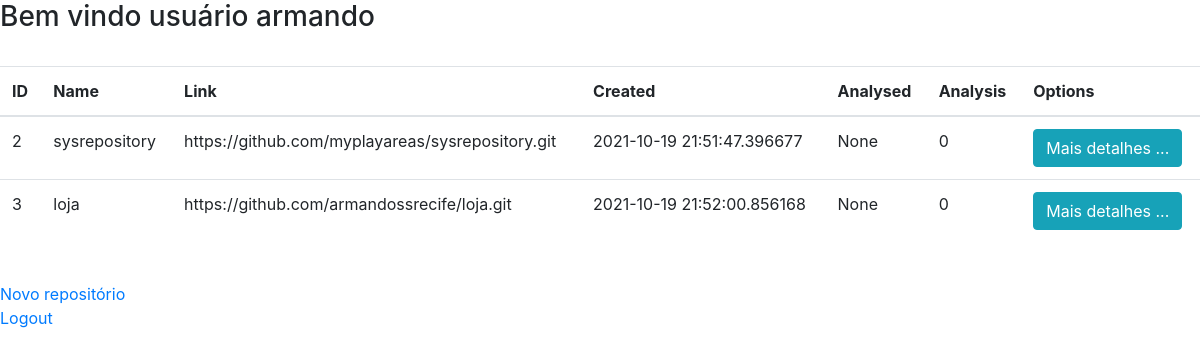
The app's page /home (signed in) with its own data.
### sysrepository/dao.py (models this page shows)
class Usuario(db.Model, UserMixin):
    id = db.Column(db.Integer(), primary_key=True)
    name = db.Column(db.String(length=50), nullable=False, unique=True)
    username = db.Column(db.String(length=30), nullable=False, unique=True)
    email = db.Column(db.String(length=50), nullable=False, unique=True)
    password = db.Column(db.String(length=60), nullable=False)
    repositories = db.relationship('Repositorio', backref='owned_usuario', lazy=True)

class Repositorio(db.Model):
    id = db.Column(db.Integer(), primary_key=True)
    name = db.Column(db.String(length=30), nullable=False, unique=False)
    link = db.Column(db.String(length=1024), nullable=False, unique=False)
    creation_date = db.Column(db.DateTime, nullable=False, default=datetime.now)
    analysis_date = db.Column(db.DateTime, nullable=True, default=None)
    analysed = db.Column(db.Integer(), nullable=True, default=0)
    owner = db.Column(db.Integer(), db.ForeignKey('usuario.id'))

### sysrepository/main.py (the view)
@app.route('/home')
@login_required
def home_page():
    try:
        repositorios_do_usuario = repositorioRepositorios.consulta_repositorios_por_id_usuario(current_user.get_id())
        return render_template('home.html', repositorios=repositorios_do_usuario)
    except Exception as e:
        print(f'Erro: {e}')
        return redirect(url_for("login_page"))

### sysrepository/dao.py (called while the page is built)
@login_manager.user_loader
def load_user(user_id):
    return Usuario.query.get(int(user_id))

    def consulta_repositorios_por_id_usuario(self, id_usuario):
        lista_reposigorios_usuario = Repositorio.query.filter_by(owner=id_usuario).all()
        return lista_reposigorios_usuario

### sysrepository/templates/home.html (shortened to what this page needs)
<!doctype html>
<html lang="en">
  <head>
    <link rel="stylesheet" href="https://cdn.jsdelivr.net/npm/bootstrap@4.5.3/dist/css/bootstrap.min.css">
  </head>
  <body>
    <h3>Bem vindo usuário {{ current_user.username }}</h3>
    <br>
    <table class="table table-hover table">
      <thead>
          <tr>
              <th scope="col">ID</th>
              <th scope="col">Name</th>
              <th scope="col">Link</th>
              <th scope="col">Created</th>
              <th scope="col">Analysed</th>
              <th scope="col">Analysis</th>
              <th scope="col">Options</th>
          </tr>
      </thead>
      <tbody>
          {% for repositorio in repositorios %}
              <tr>
                  <td>{{ repositorio.id }}</td>
                  <td>{{ repositorio.name }}</td>
                  <td>{{ repositorio.link }}</td>
                  <td>{{ repositorio.creation_date }}</td>
                  <td>{{ repositorio.analysis_date }}</td>
                  <td>{{ repositorio.analysed }}</td>
                  <td>
                      <button class="btn btn-outline btn-info">Mais detalhes ...</button>
                  </td>
              </tr>
          {% endfor %}
      </tbody>
    </table>
    <br>
    <a href="{{ url_for('repository_page') }}">Novo repositório</a>
    <br>
    <a href="{{ url_for('logout') }}">Logout</a>
  </body>
</html>

### records on screen
Usuario: username "armando"
Repositorio: id "2", name "sysrepository", link "https://github.com/myplayareas/sysrepository.git", creation_date "2021-10-19 21:51:47.396677", analysis_date "None", analysed "0"
Repositorio: id "3", name "loja", link "https://github.com/armandossrecife/loja.git", creation_date "2021-10-19 21:52:00.856168", analysis_date "None", analysed "0"
